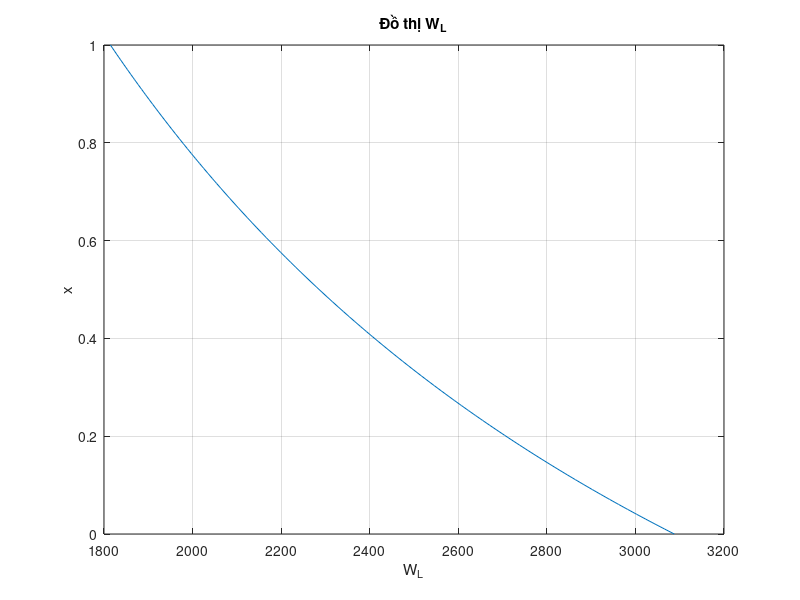

The MATLAB script that drew this image: (Note: this script raises an error after producing the figure.)
%% Bài tập MATLAB giữa khóa
% WHO: NGUYEN MINH DUC - 20238346
% WHEN: 25/10/2025
% WHAT: MATLAB BASIC
% MATLAB VERSION: R2024a
%--------------------------------------------------------------------------

%% Bài 1
x = linspace(0, 1);
W_L = 4400./(1.425+x);

plot(W_L, x)

title('Đồ thị W_L') 
xlabel('W_L')
ylabel('x')
grid on

%% Bài 2

n = input("nhap kich thuoc (nxn): ")
if mod(n,2) == 0
    n = n+1;
end

for i = 1:n
    for j = 1:n
        if(i == j || i + j == n+1 || i == (n+1)/2 || j == (n+1)/2 )
            fprintf('o')
        else
            fprintf(' ')
        end
    end
    fprintf('\n')
end




%% Bài 3

while 1
    so_nuoc_di = 0;
    chess_coordinate = input('Nhap vao toa do quan co: ', "s")
    chess_col = chess_coordinate(1);
    chess_row = str2double(chess_coordinate(2:end));
    if chess_col == 'a'
        chess_col_alt = 1;
    elseif chess_col == 'b'
        chess_col_alt = 2;
    elseif chess_col == 'c'
        chess_col_alt = 3;
    elseif chess_col == 'd'
        chess_col_alt = 4;
    elseif chess_col == 'e'
        chess_col_alt = 5;
    elseif chess_col == 'f'
        chess_col_alt = 6;
    elseif chess_col == 'g'
        chess_col_alt = 7;
    elseif chess_col == 'h'
        chess_col_alt = 8;
    end

    chess_col_alt_1 = chess_col_alt + 1;
    chess_row_1 = chess_row + 2;

    chess_col_alt_2 = chess_col_alt - 1;
    chess_row_2 = chess_row + 2;

    chess_col_alt_3 = chess_col_alt - 1;
    chess_row_3 = chess_row - 2;

    chess_col_alt_4 = chess_col_alt + 1;
    chess_row_4 = chess_row - 2;

    chess_col_alt_5 = chess_col_alt + 2;
    chess_row_5 = chess_row + 1;

    chess_col_alt_6 = chess_col_alt - 2;
    chess_row_6 = chess_row + 1;

    chess_col_alt_7 = chess_col_alt - 2;
    chess_row_7 = chess_row - 1;

    chess_col_alt_8 = chess_col_alt + 2;
    chess_row_8 = chess_row - 1;

    if (chess_row < 1 || chess_row > 8) || (chess_col ~= 'a' && chess_col ~= 'b' && chess_col ~= 'c' && chess_col ~= 'd' && chess_col ~= 'e' && chess_col ~= 'f' && chess_col ~= 'g' && chess_col ~= 'h')
        fprintf('toa do khong hop le\n')
    else
        if chess_row_8 >= 1 && chess_row_8 <= 8 && chess_col_alt_8 >= 1 && chess_col_alt_8 <= 8
            so_nuoc_di = so_nuoc_di + 1;
        end
        if chess_row_7 >= 1 && chess_row_7 <= 8 && chess_col_alt_7 >= 1 && chess_col_alt_7 <= 8
            so_nuoc_di = so_nuoc_di + 1;
        end
        if chess_row_6 >= 1 && chess_row_6 <= 8 && chess_col_alt_6 >= 1 && chess_col_alt_6 <= 8
            so_nuoc_di = so_nuoc_di + 1;
        end
        if chess_row_5 >= 1 && chess_row_5 <= 8 && chess_col_alt_5 >= 1 && chess_col_alt_5 <= 8
            so_nuoc_di = so_nuoc_di + 1;
        end
        if chess_row_4 >= 1 && chess_row_4 <= 8 && chess_col_alt_4 >= 1 && chess_col_alt_4 <= 8
            so_nuoc_di = so_nuoc_di + 1;
        end
        if chess_row_3 >= 1 && chess_row_3 <= 8 && chess_col_alt_3 >= 1 && chess_col_alt_3 <= 8
            so_nuoc_di = so_nuoc_di + 1;
        end
        if chess_row_2 >= 1 && chess_row_2 <= 8 && chess_col_alt_2 >= 1 && chess_col_alt_2 <= 8
            so_nuoc_di = so_nuoc_di + 1;
        end
        if chess_row_1 >= 1 && chess_row_1 <= 8 && chess_col_alt_1 >= 1 && chess_col_alt_1 <= 8
            so_nuoc_di = so_nuoc_di + 1;
        end
        fprintf('So nuoc di hop le la: ')
        fprintf('%d\n',so_nuoc_di)

    end
end

 